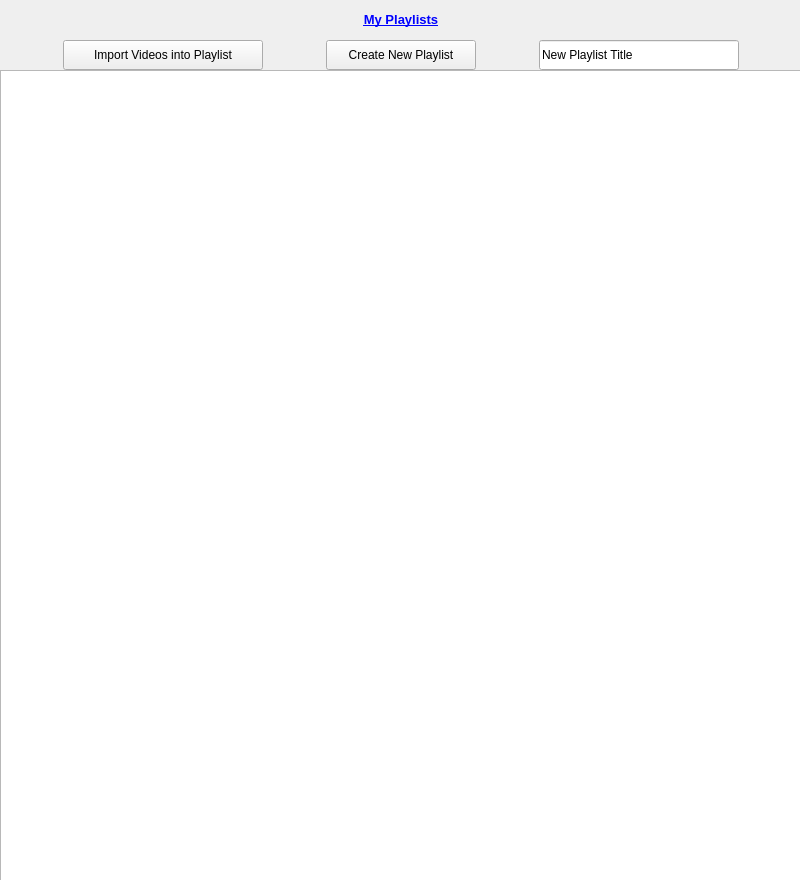
<?xml version="1.0" encoding="UTF-8"?>
<ui version="4.0">
 <class>Form</class>
 <widget class="QWidget" name="Form">
  <property name="geometry">
   <rect>
    <x>0</x>
    <y>0</y>
    <width>800</width>
    <height>880</height>
   </rect>
  </property>
  <property name="sizePolicy">
   <sizepolicy hsizetype="Expanding" vsizetype="Expanding">
    <horstretch>0</horstretch>
    <verstretch>0</verstretch>
   </sizepolicy>
  </property>
  <property name="font">
   <font>
    <family>Arial</family>
    <pointsize>9</pointsize>
   </font>
  </property>
  <property name="acceptDrops">
   <bool>false</bool>
  </property>
  <property name="windowTitle">
   <string>Form</string>
  </property>
  <widget class="QWidget" name="verticalLayoutWidget">
   <property name="geometry">
    <rect>
     <x>0</x>
     <y>0</y>
     <width>802</width>
     <height>963</height>
    </rect>
   </property>
   <layout class="QVBoxLayout" name="verticalLayout">
    <property name="spacing">
     <number>0</number>
    </property>
    <item>
     <widget class="QLabel" name="label">
      <property name="sizePolicy">
       <sizepolicy hsizetype="Expanding" vsizetype="Fixed">
        <horstretch>0</horstretch>
        <verstretch>0</verstretch>
       </sizepolicy>
      </property>
      <property name="minimumSize">
       <size>
        <width>0</width>
        <height>40</height>
       </size>
      </property>
      <property name="font">
       <font>
        <family>Arial</family>
        <pointsize>10</pointsize>
        <weight>75</weight>
        <bold>true</bold>
       </font>
      </property>
      <property name="text">
       <string>&lt;html&gt;&lt;head/&gt;&lt;body&gt;&lt;p&gt;&lt;a href=&quot;https://www.youtube.com/channel/&quot;&gt;&lt;span style=&quot; text-decoration: underline; color:#0000ff;&quot;&gt;My Playlists&lt;/span&gt;&lt;/a&gt;&lt;/p&gt;&lt;/body&gt;&lt;/html&gt;</string>
      </property>
      <property name="alignment">
       <set>Qt::AlignCenter</set>
      </property>
      <property name="openExternalLinks">
       <bool>true</bool>
      </property>
     </widget>
    </item>
    <item>
     <layout class="QHBoxLayout" name="horizontalLayout">
      <property name="spacing">
       <number>0</number>
      </property>
      <property name="sizeConstraint">
       <enum>QLayout::SetDefaultConstraint</enum>
      </property>
      <item>
       <spacer name="leftSpacer">
        <property name="orientation">
         <enum>Qt::Horizontal</enum>
        </property>
        <property name="sizeType">
         <enum>QSizePolicy::Expanding</enum>
        </property>
        <property name="sizeHint" stdset="0">
         <size>
          <width>40</width>
          <height>20</height>
         </size>
        </property>
       </spacer>
      </item>
      <item>
       <widget class="QPushButton" name="importVideosBtn">
        <property name="sizePolicy">
         <sizepolicy hsizetype="Expanding" vsizetype="Fixed">
          <horstretch>0</horstretch>
          <verstretch>0</verstretch>
         </sizepolicy>
        </property>
        <property name="minimumSize">
         <size>
          <width>200</width>
          <height>30</height>
         </size>
        </property>
        <property name="maximumSize">
         <size>
          <width>200</width>
          <height>30</height>
         </size>
        </property>
        <property name="font">
         <font>
          <family>Arial</family>
          <pointsize>9</pointsize>
         </font>
        </property>
        <property name="toolTip">
         <string/>
        </property>
        <property name="text">
         <string>Import Videos into Playlist</string>
        </property>
        <property name="iconSize">
         <size>
          <width>22</width>
          <height>22</height>
         </size>
        </property>
       </widget>
      </item>
      <item>
       <spacer name="centreSpacer">
        <property name="orientation">
         <enum>Qt::Horizontal</enum>
        </property>
        <property name="sizeType">
         <enum>QSizePolicy::Expanding</enum>
        </property>
        <property name="sizeHint" stdset="0">
         <size>
          <width>30</width>
          <height>20</height>
         </size>
        </property>
       </spacer>
      </item>
      <item>
       <widget class="QPushButton" name="newPlaylistBtn">
        <property name="sizePolicy">
         <sizepolicy hsizetype="Expanding" vsizetype="Fixed">
          <horstretch>0</horstretch>
          <verstretch>0</verstretch>
         </sizepolicy>
        </property>
        <property name="minimumSize">
         <size>
          <width>150</width>
          <height>30</height>
         </size>
        </property>
        <property name="maximumSize">
         <size>
          <width>150</width>
          <height>30</height>
         </size>
        </property>
        <property name="font">
         <font>
          <family>Arial</family>
          <pointsize>9</pointsize>
         </font>
        </property>
        <property name="toolTip">
         <string>Load List of Queries</string>
        </property>
        <property name="text">
         <string>Create New Playlist</string>
        </property>
       </widget>
      </item>
      <item>
       <spacer name="centreSpacer_2">
        <property name="orientation">
         <enum>Qt::Horizontal</enum>
        </property>
        <property name="sizeType">
         <enum>QSizePolicy::Expanding</enum>
        </property>
        <property name="sizeHint" stdset="0">
         <size>
          <width>30</width>
          <height>20</height>
         </size>
        </property>
       </spacer>
      </item>
      <item>
       <widget class="QLineEdit" name="lineEdit">
        <property name="minimumSize">
         <size>
          <width>200</width>
          <height>30</height>
         </size>
        </property>
        <property name="text">
         <string>New Playlist Title</string>
        </property>
       </widget>
      </item>
      <item>
       <spacer name="rightSpacer">
        <property name="orientation">
         <enum>Qt::Horizontal</enum>
        </property>
        <property name="sizeType">
         <enum>QSizePolicy::Expanding</enum>
        </property>
        <property name="sizeHint" stdset="0">
         <size>
          <width>40</width>
          <height>20</height>
         </size>
        </property>
       </spacer>
      </item>
     </layout>
    </item>
    <item>
     <widget class="QListWidget" name="listWidget">
      <property name="minimumSize">
       <size>
        <width>0</width>
        <height>0</height>
       </size>
      </property>
      <property name="selectionMode">
       <enum>QAbstractItemView::MultiSelection</enum>
      </property>
     </widget>
    </item>
   </layout>
  </widget>
 </widget>
 <tabstops>
  <tabstop>importVideosBtn</tabstop>
  <tabstop>newPlaylistBtn</tabstop>
 </tabstops>
 <resources/>
 <connections/>
</ui>
